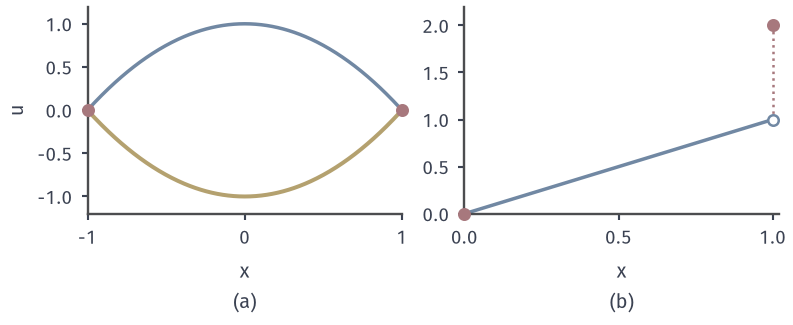

Source code (Python):
from pathlib import Path
import sys
ROOT = next(p for p in Path(__file__).resolve().parents if (p/"build.sh").is_file() and (p/"tex/book.tex").is_file())
sys.path.insert(0, str(ROOT/"figures/06-differential-equations/02-partial-differential-equations/matplotlib/hj-common"))
from hj_common import *
HERE = Path(__file__).resolve().parent
# Target: stationary problems. (a) |u'|=2|x| on (-1,1) with zero data: two classical solutions.
# (b) |u'|=1 on (0,1), u(0)=0, u(1)=2: the viscosity solution loses the right boundary value.
fig, axs = figure(width_mm=112, height_mm=46, ncols=2)
X=np.linspace(-1,1,401); ax=axs[0]; style(ax)
ax.plot(X,1-X**2,color=BLUE,lw=1.4); ax.plot(X,X**2-1,color=YELLOW,lw=1.6)
ax.plot([-1,1],[0,0],'o',ms=4.2,color=RED,zorder=6,clip_on=False)
ax.set_xlim(-1,1); ax.set_ylim(-1.2,1.2); ax.set_xticks([-1,0,1]); ax.set_ylabel('$u$'); sub(ax,'a','$x$')
X=np.linspace(0,1,201); ax=axs[1]; style(ax)
ax.plot(X,X,color=BLUE,lw=1.4); ax.plot([0],[0],'o',ms=4.2,color=RED,zorder=6,clip_on=False); ax.plot([1],[2],'o',ms=4.2,color=RED,zorder=6,clip_on=False)
ax.plot([1],[1],'o',ms=4.2,mfc='white',mec=BLUE,zorder=6,clip_on=False); ax.plot([1,1],[1,2],color=RED,lw=1,ls=':')
ax.set_xlim(0,1.02); ax.set_ylim(0,2.2); ax.set_xticks([0,.5,1]); sub(ax,'b','$x$')
save(fig,HERE,'figure',{'formula':'(a) +-(1-x^2); (b) min(x,3-x)=x'})
